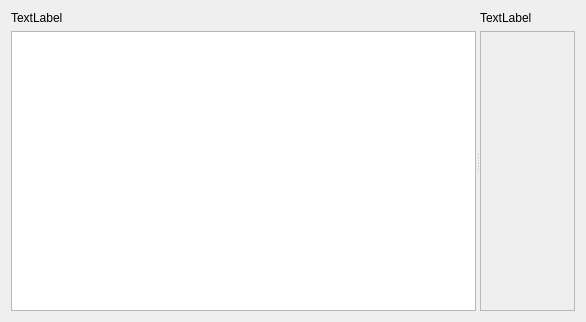
<?xml version="1.0" encoding="UTF-8"?>
<ui version="4.0">
 <class>JobWidget</class>
 <widget class="QWidget" name="JobWidget">
  <property name="geometry">
   <rect>
    <x>0</x>
    <y>0</y>
    <width>586</width>
    <height>322</height>
   </rect>
  </property>
  <property name="windowTitle">
   <string>Form</string>
  </property>
  <layout class="QVBoxLayout" name="verticalLayout_3">
   <item>
    <widget class="QSplitter" name="splitter">
     <property name="orientation">
      <enum>Qt::Horizontal</enum>
     </property>
     <widget class="QWidget" name="layoutWidget">
      <layout class="QVBoxLayout" name="verticalLayout_2">
       <item>
        <widget class="QLabel" name="label">
         <property name="sizePolicy">
          <sizepolicy hsizetype="Preferred" vsizetype="Preferred">
           <horstretch>1</horstretch>
           <verstretch>0</verstretch>
          </sizepolicy>
         </property>
         <property name="text">
          <string>TextLabel</string>
         </property>
        </widget>
       </item>
       <item>
        <widget class="QListWidget" name="listWidget">
         <property name="sizePolicy">
          <sizepolicy hsizetype="Preferred" vsizetype="Expanding">
           <horstretch>1</horstretch>
           <verstretch>0</verstretch>
          </sizepolicy>
         </property>
        </widget>
       </item>
      </layout>
     </widget>
     <widget class="QWidget" name="layoutWidget">
      <layout class="QVBoxLayout" name="verticalLayout">
       <item>
        <widget class="QLabel" name="label_2">
         <property name="sizePolicy">
          <sizepolicy hsizetype="Preferred" vsizetype="Preferred">
           <horstretch>0</horstretch>
           <verstretch>0</verstretch>
          </sizepolicy>
         </property>
         <property name="text">
          <string>TextLabel</string>
         </property>
        </widget>
       </item>
       <item>
        <widget class="QStackedWidget" name="stackedWidget">
         <widget class="QWidget" name="page">
          <layout class="QVBoxLayout" name="verticalLayout_4">
           <property name="margin">
            <number>0</number>
           </property>
           <item>
            <widget class="QMagLuaEditor" name="txtCode">
             <property name="sizePolicy">
              <sizepolicy hsizetype="MinimumExpanding" vsizetype="Preferred">
               <horstretch>100</horstretch>
               <verstretch>0</verstretch>
              </sizepolicy>
             </property>
             <property name="frameShape">
              <enum>QFrame::StyledPanel</enum>
             </property>
             <property name="frameShadow">
              <enum>QFrame::Raised</enum>
             </property>
            </widget>
           </item>
          </layout>
         </widget>
         <widget class="QWidget" name="page_2"/>
        </widget>
       </item>
      </layout>
     </widget>
    </widget>
   </item>
  </layout>
 </widget>
 <customwidgets>
  <customwidget>
   <class>QMagLuaEditor</class>
   <extends>QFrame</extends>
   <header>qmagluaeditor.h</header>
   <container>1</container>
  </customwidget>
 </customwidgets>
 <resources/>
 <connections/>
</ui>
